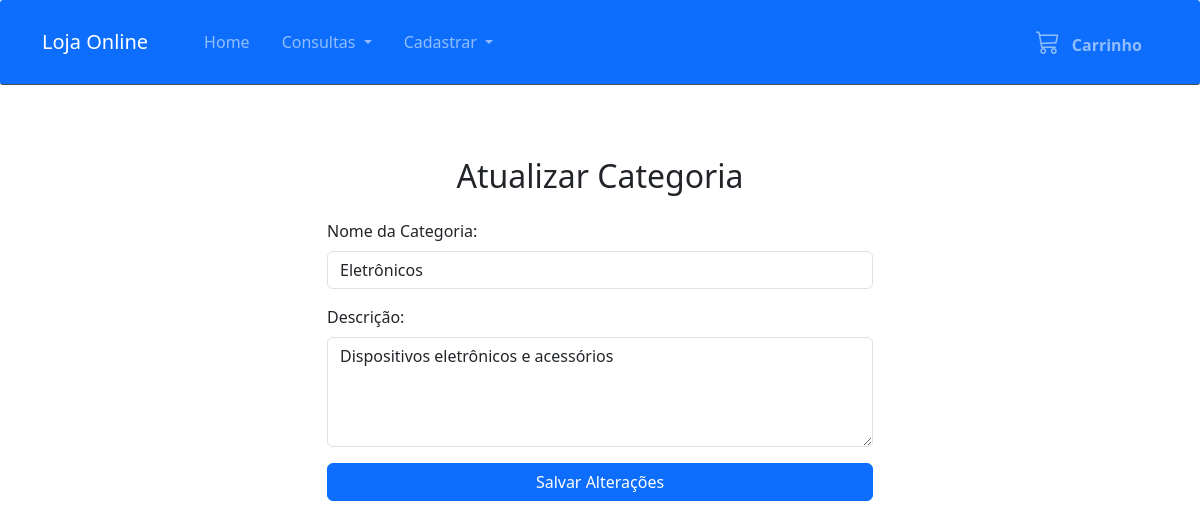
Page /atualizar_categoria.php?id=1 on the committed database.
### tables this page shows
CREATE TABLE `categorias` (
  `id_categoria` int(11) NOT NULL,
  `nome` varchar(255) NOT NULL,
  `descricao` text DEFAULT NULL,
  `prefixo_sku` varchar(10) DEFAULT NULL
);

### atualizar_categoria.php (the view, shortened to what this page needs)
<!DOCTYPE html>
<html lang="pt_br">
<head>
    <link href="css/bootstrap.min.css" rel="stylesheet">
    <link href="css/index.css" rel="stylesheet">
    <link rel="stylesheet" href="https://cdn.jsdelivr.net/npm/bootstrap-icons@1.11.3/font/bootstrap-icons.min.css">
</head>
<body>
    <?php
    require_once './src/nav_bar.php';
    require_once './src/db_connection_pdo.php';
    $nome = '';
    $descricao = '';
    $categoria_encontrada = false;
    if (isset($_GET['id'])) {
        $id_categoria = filter_input(INPUT_GET, 'id', FILTER_VALIDATE_INT);
        if ($id_categoria) {
            try {
                $sql = "SELECT * FROM categorias WHERE id_categoria = ?";
                $stmt = $conn->prepare($sql);
                $stmt->execute([$id_categoria]);
                $categoria = $stmt->fetch(PDO::FETCH_ASSOC);
                if ($categoria) {
                    $categoria_encontrada = true;
                    $nome = $categoria['nome'];
                    $descricao = $categoria['descricao'];
                }
            } catch (PDOException $e) {
                echo "<div class='container'><div class='alert alert-danger'><b>Erro ao buscar categoria:</b> " . $e->getMessage() . "</div></div>";
            }
        }
    }
    ?>
    <div class="container">
        <div class="row justify-content-center">
            <div class="col-md-8 col-lg-6">
                <h2 class="text-center my-4">Atualizar Categoria</h2>
                <?php if ($categoria_encontrada): ?>
                    <form action="atualizar_categoria.php" method="post">
                        <div class="mb-3">
                            <label for="nome" class="form-label">Nome da Categoria:</label>
                            <input type="text" name="nome" id="nome" class="form-control" value="<?php echo htmlspecialchars($nome); ?>" required>
                        </div>
                        <div class="mb-3">
                            <label for="descricao" class="form-label">Descrição:</label>
                            <textarea name="descricao" id="descricao" class="form-control" rows="4" required><?php echo htmlspecialchars($descricao); ?></textarea>
                        </div>
                        <div class="d-grid">
                            <button type="submit" class="btn btn-primary">Salvar Alterações</button>
                        </div>
                    </form>
                <?php elseif (isset($_GET['id'])): ?>
                    <div class="alert alert-danger text-center">Categoria não encontrada com o ID fornecido.</div>
                <?php endif; ?>
            </div>
        </div>
    </div>
</body>
</html>

### css/index.css (style rules this page uses)
body * { border-radius: 3px; }
.text-center { text-align: center; }

### rows in the picture
categorias: nome "Eletrônicos", descricao "Dispositivos eletrônicos e acessórios"
